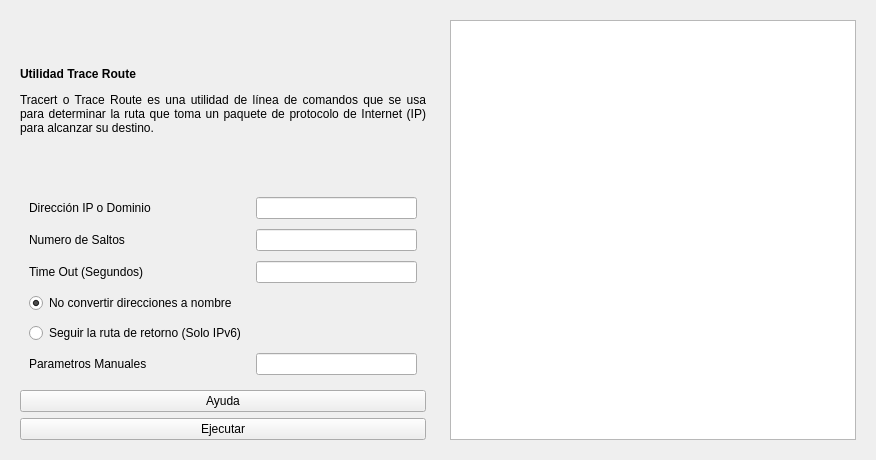
                                 <widget class="QWidget" name="scrollAreaWidgetContents_9">
                                  <property name="geometry">
                                   <rect>
                                    <x>0</x>
                                    <y>0</y>
                                    <width>876</width>
                                    <height>460</height>
                                   </rect>
                                  </property>
                                  <layout class="QHBoxLayout" name="horizontalLayout_29">
                                   <item>
                                    <widget class="QWidget" name="widget_11" native="true">
                                     <layout class="QVBoxLayout" name="verticalLayout_46">
                                      <item>
                                       <widget class="QLabel" name="label_24">
                                        <property name="text">
                                         <string>&lt;html&gt;&lt;head/&gt;&lt;body&gt;&lt;p align=&quot;justify&quot;&gt;&lt;span style=&quot; font-weight:600;&quot;&gt;Utilidad Trace Route&lt;/span&gt;&lt;/p&gt;&lt;p align=&quot;justify&quot;&gt;Tracert o Trace Route es una utilidad de línea de comandos que se usa para determinar la ruta que toma un paquete de protocolo de Internet (IP) para alcanzar su destino.&lt;/p&gt;&lt;/body&gt;&lt;/html&gt;</string>
                                        </property>
                                        <property name="wordWrap">
                                         <bool>true</bool>
                                        </property>
                                       </widget>
                                      </item>
                                      <item>
                                       <widget class="QWidget" name="widget_26" native="true">
                                        <layout class="QFormLayout" name="formLayout_2">
                                         <property name="horizontalSpacing">
                                          <number>10</number>
                                         </property>
                                         <property name="verticalSpacing">
                                          <number>10</number>
                                         </property>
                                         <item row="0" column="0">
                                          <widget class="QLabel" name="label_37">
                                           <property name="text">
                                            <string>Dirección IP o Dominio</string>
                                           </property>
                                          </widget>
                                         </item>
                                         <item row="0" column="1">
                                          <widget class="QLineEdit" name="tracert0"/>
                                         </item>
                                         <item row="1" column="0">
                                          <widget class="QLabel" name="label_25">
                                           <property name="text">
                                            <string>Numero de Saltos</string>
                                           </property>
                                          </widget>
                                         </item>
                                         <item row="1" column="1">
                                          <widget class="QLineEdit" name="tracert1"/>
                                         </item>
                                         <item row="2" column="0">
                                          <widget class="QLabel" name="label_26">
                                           <property name="text">
                                            <string>Time Out (Segundos)</string>
                                           </property>
                                          </widget>
                                         </item>
                                         <item row="2" column="1">
                                          <widget class="QLineEdit" name="tracert2"/>
                                         </item>
                                         <item row="4" column="0">
                                          <widget class="QRadioButton" name="tracert4">
                                           <property name="text">
                                            <string>No convertir direcciones a nombre</string>
                                           </property>
                                           <property name="checked">
                                            <bool>true</bool>
                                           </property>
                                           <property name="autoRepeat">
                                            <bool>false</bool>
                                           </property>
                                           <property name="autoExclusive">
                                            <bool>false</bool>
                                           </property>
                                          </widget>
                                         </item>
                                         <item row="5" column="0">
                                          <widget class="QRadioButton" name="tracert5">
                                           <property name="text">
                                            <string>Seguir la ruta de retorno (Solo IPv6)</string>
                                           </property>
                                           <property name="checkable">
                                            <bool>true</bool>
                                           </property>
                                           <property name="autoRepeat">
                                            <bool>false</bool>
                                           </property>
                                           <property name="autoExclusive">
                                            <bool>false</bool>
                                           </property>
                                          </widget>
                                         </item>
                                         <item row="6" column="0">
                                          <widget class="QLabel" name="label_27">
                                           <property name="text">
                                            <string>Parametros Manuales</string>
                                           </property>
                                          </widget>
                                         </item>
                                         <item row="6" column="1">
                                          <widget class="QLineEdit" name="tracert3"/>
                                         </item>
                                        </layout>
                                       </widget>
                                      </item>
                                      <item>
                                       <widget class="QPushButton" name="TracertAyudaBtn">
                                        <property name="text">
                                         <string>Ayuda</string>
                                        </property>
                                       </widget>
                                      </item>
                                      <item>
                                       <widget class="QPushButton" name="TracertIniciarBtn">
                                        <property name="text">
                                         <string>Ejecutar</string>
                                        </property>
                                       </widget>
                                      </item>
                                     </layout>
                                    </widget>
                                   </item>
                                   <item>
                                    <widget class="QWidget" name="widget_12" native="true">
                                     <layout class="QVBoxLayout" name="verticalLayout_47">
                                      <item>
                                       <widget class="QTextEdit" name="SalidaTracert">
                                        <property name="lineWrapMode">
                                         <enum>QTextEdit::NoWrap</enum>
                                        </property>
                                       </widget>
                                      </item>
                                     </layout>
                                    </widget>
                                   </item>
                                  </layout>
                                 </widget>
